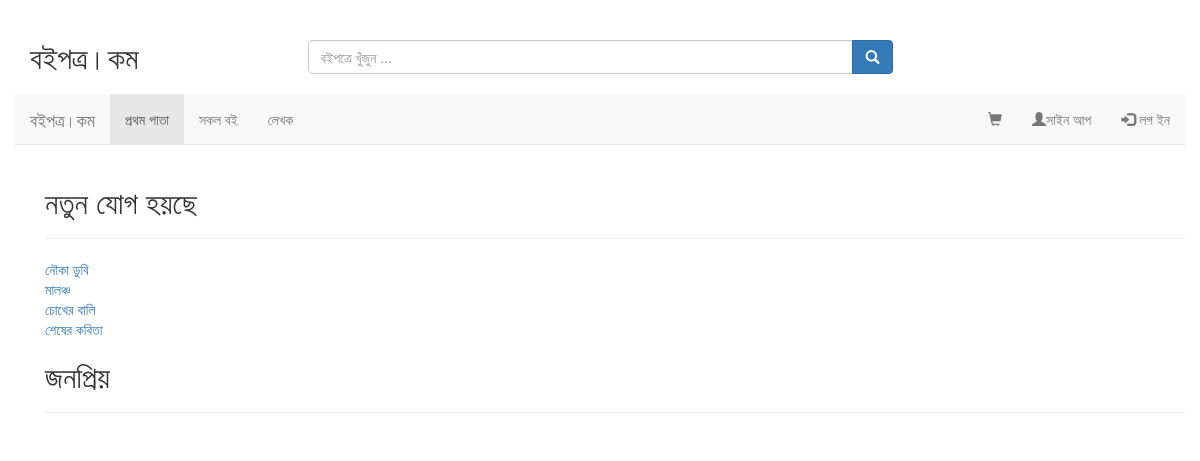
The app's page /, older data.
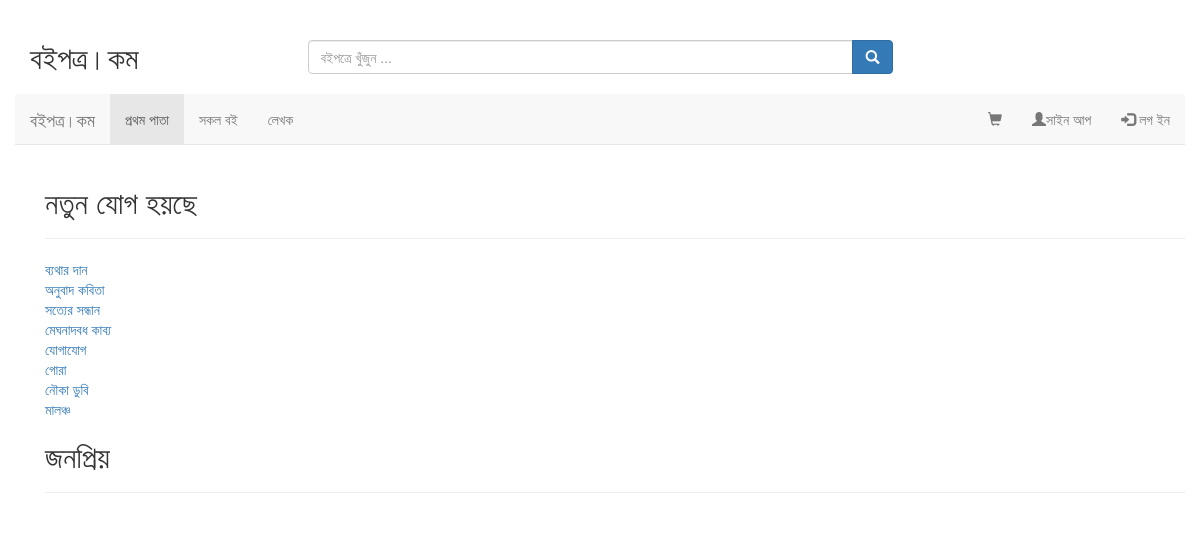
The same page, newer data.
### books/models.py (models this page shows, shortened)
class Book(models.Model):
    title = models.CharField(max_length=255)
    authors = models.ManyToManyField('Author', blank=True)
    slug = models.CharField(unique=True, max_length=255)
    category = models.CharField(max_length=120,null=True,blank=True) ##Type In catalog
    subject = models.CharField(max_length=120, null=True,blank=True)
    cover = models.ImageField(upload_to=upload_location,null=True,blank=True)
    book_file = models.FileField(upload_to=upload_location)
    book_type = models.CharField( max_length=120, default="Ebook",blank=True)
    published = models.DateField(auto_now=False, auto_now_add=False, null=True,blank=True) #will be CHANGE
    added = models.DateTimeField(auto_now=False, auto_now_add=False, null=True,blank=True)
    updated = models.DateTimeField(auto_now=False, auto_now_add=False, null=True,blank=True)
    price = models.DecimalField(decimal_places=2, max_digits=20, null=True,blank=True, default=0.00)
    free = models.BooleanField(default=False)
    active = models.BooleanField(default=True)
    def get_absolute_url(self):
        return reverse("books:detail", kwargs={"slug": self.slug})

### books/views.py (the view)
# urls.py: 2. Add a URL to urlpatterns:  url(r'^$', views.home, name='home')
def home(request):
    new_addition=Book.objects.all().order_by("-id")[:8]
    context={
        "new_addition":new_addition,
    }
    return render(request, "index.html", context)

### templates/index.html (shortened to what this page needs)
{% extends "base.html" %}
{% load staticfiles %}
{% block content %}
    <h2>নতুন যোগ হয়ছে </h2>
    <hr>
    {% for book in new_addition %}
        <a href="{{book.get_absolute_url}}">{{book.title}}</a>
        <br>
    {% endfor %}
    <h2>জনপ্রিয়</h2>
    <hr>
{% endblock %}

### templates/base.html (shortened to what this page needs)
{% load staticfiles %}
<!DOCTYPE html>
<html>
    <head>
        {% block stylesheets %}
            <link rel="stylesheet" href="{% static "bootstrap/css/bootstrap.min.css" %}" type="text/css" />
            <link rel="stylesheet" href="{% static "css/custom.css" %}" type="text/css" />
            <link rel="stylesheet" href="{% static 'star-ratings/css/star-ratings.css' %}">
        {% endblock %}
    </head>
    <body>
        {% include 'topbar.html' %}
        <div class="container">
            {% block content %}
            {% endblock %}
        </div>
    </body>
</html>

### templates/topbar.html (shortened to what this page needs)
{% load staticfiles %}
<div class="container">
    <div class="row">
            <br>
            <div class="">
                <div id="logo" class="col-md-3">
                    <h2>বইপত্র।কম</h2>
                </div>
                <br>
    		    <div class="input-group col-md-6">
                    <input type="text" class="form-control" name="search" placeholder="বইপত্রে খুঁজুন ... ">
                    <span class="input-group-btn">
                        <button class="btn btn-primary" type="button"><span class="glyphicon glyphicon-search"></span></button>
                    </span>
                </div>
            </div>
            <br>
            <nav id="nav_bar" class="navbar navbar-default navbar-static-top">
              <div class="container-fluid">
                <div class="navbar-header">
                  <a class="navbar-brand" href="/">বইপত্র।কম </a>
                </div>
                <div class="collapse navbar-collapse" id="main-nav-bar">
                  <ul class="nav navbar-nav">
                    <li class="active"><a  href="#">প্রথম পাতা</a></li>
                    <li><a  href="#">সকল বই</a></li>
                    <li><a data-toggle="modal" href="myModal">লেখক</a></li>
                  </ul>
                  <ul class="nav navbar-nav navbar-right">
                      <li id="cart-icon">
                          <a href='{% url "carts:cart" %}'><span class="glyphicon glyphicon-shopping-cart"></span> </a>
                      </li>
                      <li><a href="#"><span class="glyphicon glyphicon-user"></span>সাইন আপ </a></li>
                      <li class="dropdown">
                          <a href="#" class="dropdown-toggle" data-toggle="dropdown" role="button" aria-expanded="false"><span class="glyphicon glyphicon-log-in"></span> লগ ইন </a>
                        </li>
                    </ul>
                </div>
              </div>
            </nav>
</div>

### templates/javascript.html (shortened to what this page needs)
{% load staticfiles %}

Row changes from the older to the newer data that the page shows:
no longer on this page (row unchanged): Book: title "চোখের বালি"
no longer on this page (row unchanged): Book: title "শেষের কবিতা"
added Book: title "ব্যথার দান"
added Book: title "অনুবাদ কবিতা"
added Book: title "সত্যের সন্ধান"
added Book: title "মেঘনাদবধ কাব্য"
added Book: title "যোগাযোগ"
added Book: title "গোরা"
